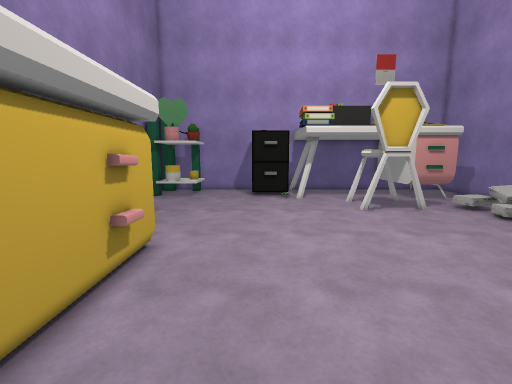
[1] (above)

22 first-person views from a walk through a Unity game level. The camera is 1.4 m above the floor, tilts 8° down and sees 90° across. The floor is counted in squares, 0.38 m on a side. Each view is taken from the middle of a square. On the plan, view 1 faces up. The plan holds only what a view shows up to about 20 squares ahead; the rest is blank. The player is left out.

[2]
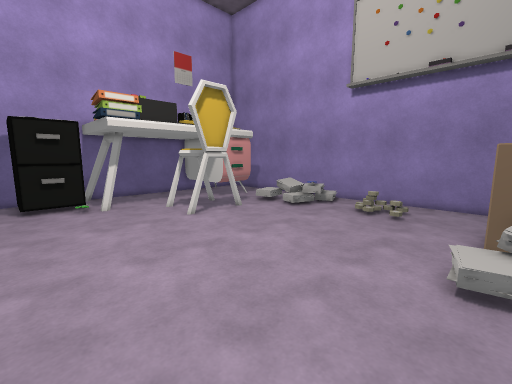

[3]
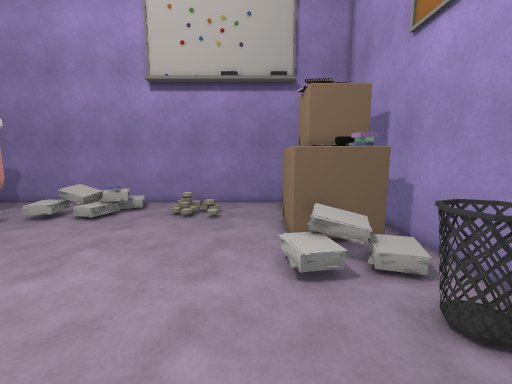

[4]
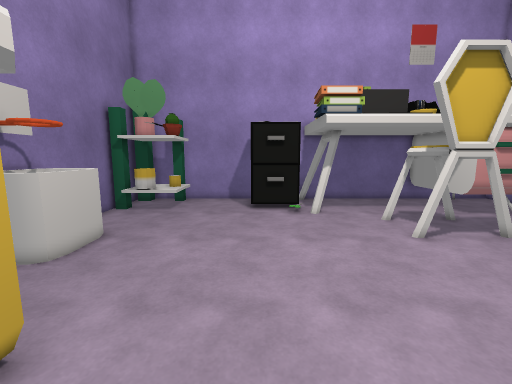

[5]
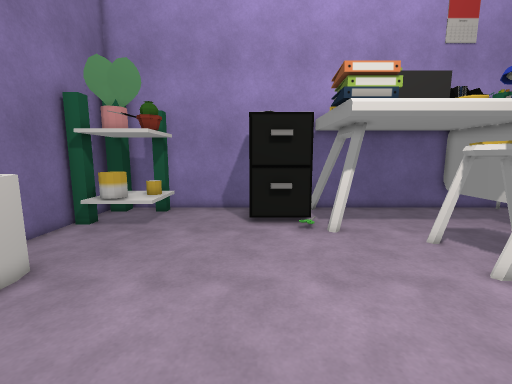

[6]
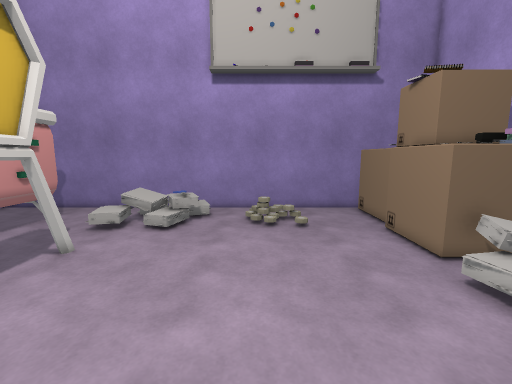

[7]
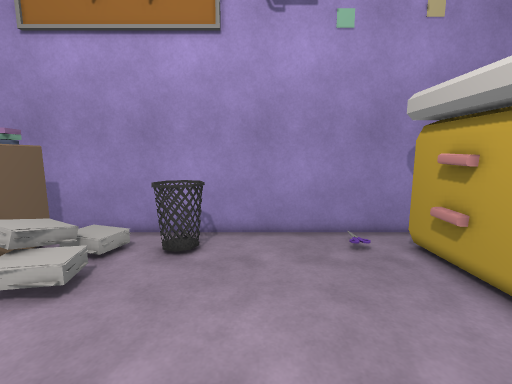

[8]
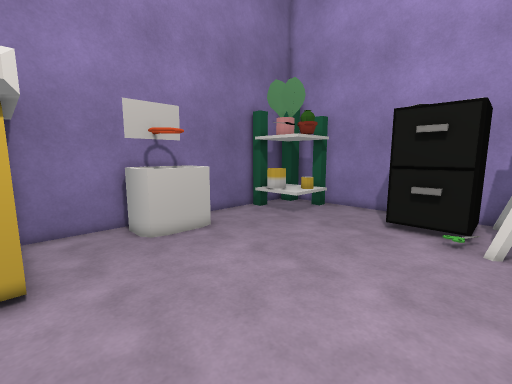

[9]
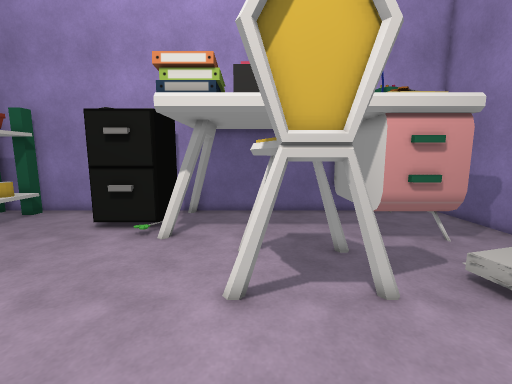

[10]
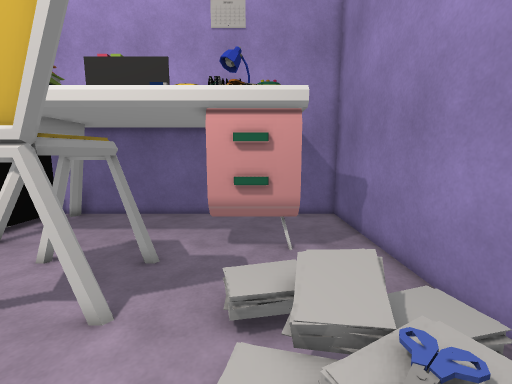

[11]
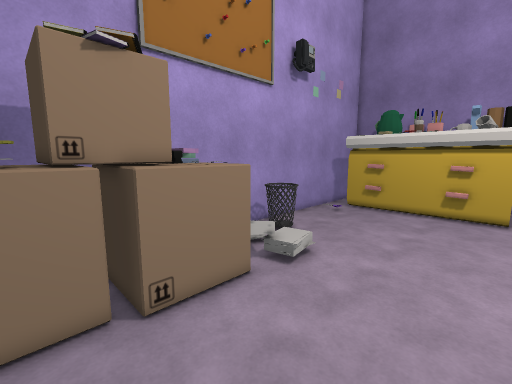

[12]
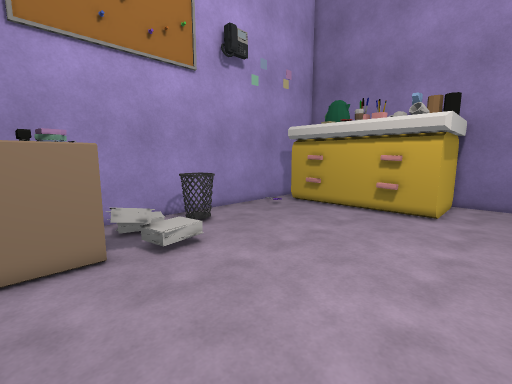

[13]
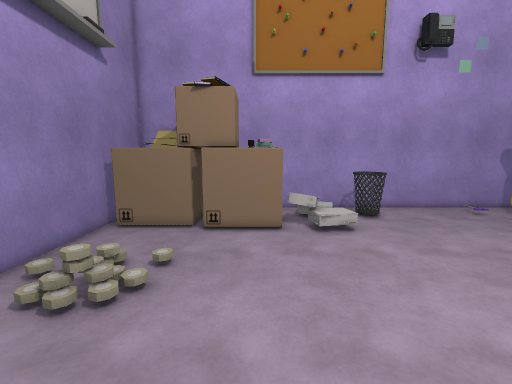

[14]
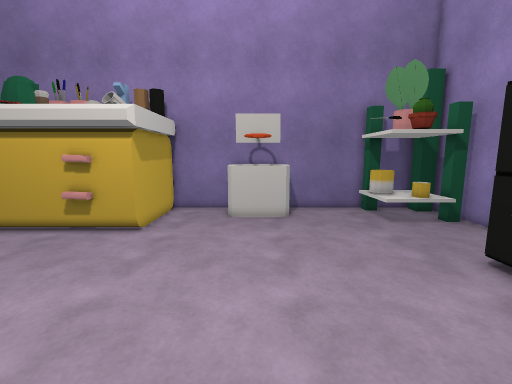

[15]
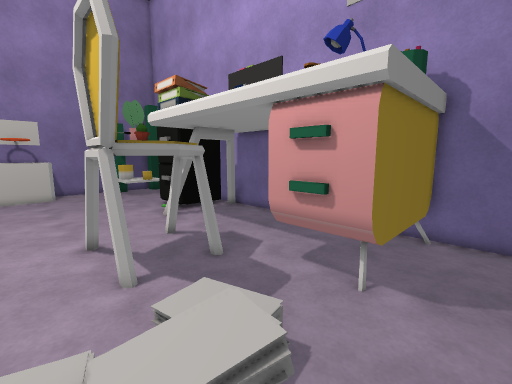

[16]
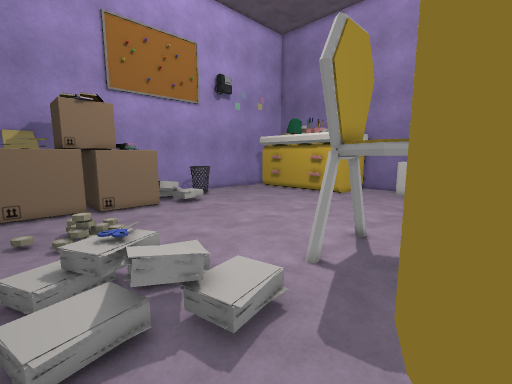

[17]
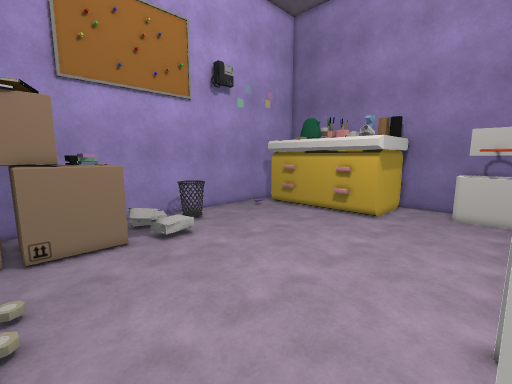

[18]
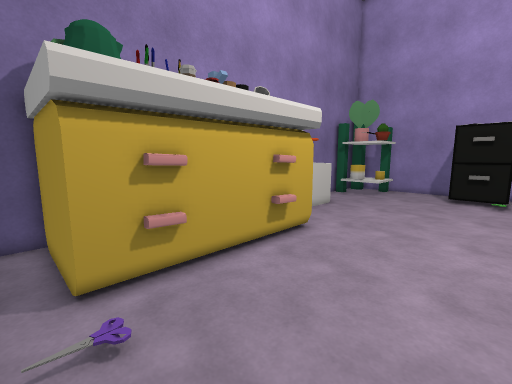

[19]
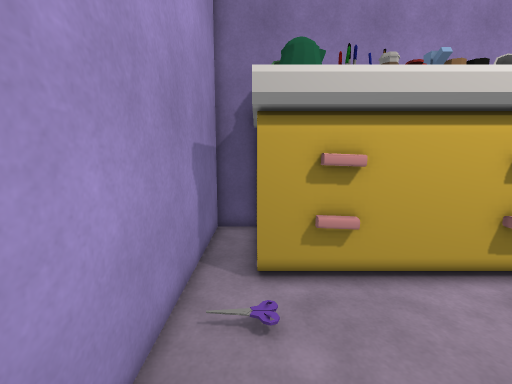

[20]
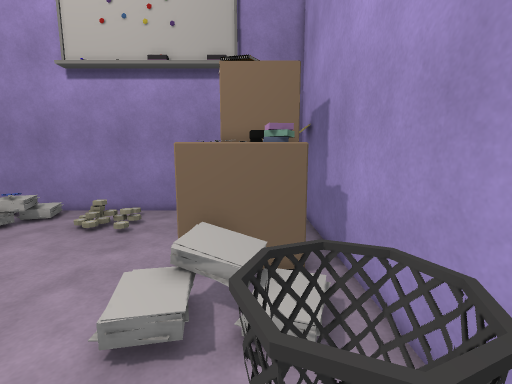

[21]
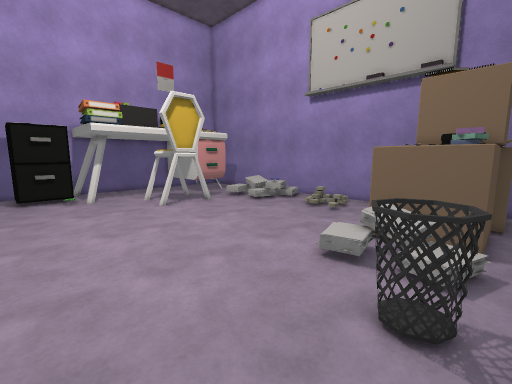

[22]
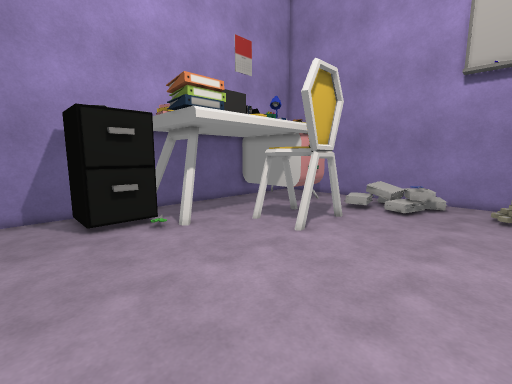

### Floor plan
Key: @ floor where view 1 was taken; # wall or solid block; . main floor; : floor 0.25 m higher than the main floor; + floor 0.5 m higher than the main floor; / step, stairs or slope; = window, fence, low wall or low ledge; C chair; A cabinet; B box; T thing the floor can be seen under or through; I bin; O other object.
Columns run from 10 left of view 1 to 20 right of it. Each row starts with its distance up from view 1.
 28     #####################  ####
 27     #.....   A##.......#   T..#
 26     ##....    .#.......#   T..#
 25     ##....   A.........#   T..#
 24 ######....AAAA.........#   T..#
 23 ##=###.....AA.##.......#   T..#
 22 #.............=........TTTTT..#
 21 #.................CCCC..TTT...#
 20 #.................CCCC........#
 19 #.................C  C........#
 18 #==#..............CCCC../::...#
 17 #  =..............CCCC...//O//#
 16 #  =......................+/ /#
 15 ###=.....................:// /#
 14 #==....................../++ /#
 13 #.........................../.#
 12 #.............................#
 11 #.............................#
 10 #######...................///.#
  9       #..................///./#
  8       #................../././#
  7       #.......................#
  6       #.......................#
  5       #.......................#
  4       #.......................#
  3       #...........OOOBBBBBBBBB#
  2       #............OOBBBBBBB  #
  1       #.......III.OO.BBBBBBB  #
  0 #######./.@...I.I.OO.B BBBBB  #
 -1 #......./......I.....BBBBBBB  #
 -2 ###############################

Where each view was taken, in squares from view 1:
view 1: 0 up, 0 right, facing up
view 2: 3 up, 1 left, facing up-right
view 3: 5 up, 0 right, facing right
view 4: 6 up, 0 right, facing up
view 5: 10 up, 0 right, facing up
view 6: 10 up, 2 right, facing right
view 7: 10 up, 2 right, facing down
view 8: 10 up, 4 right, facing up-left
view 9: 11 up, 8 right, facing up
view 10: 12 up, 15 right, facing up
view 11: 10 up, 17 right, facing down-left
view 12: 13 up, 13 right, facing down-left
view 13: 16 up, 12 right, facing down
view 14: 16 up, 8 right, facing left
view 15: 15 up, 19 right, facing up-left
view 16: 22 up, 19 right, facing down-left
view 17: 17 up, 15 right, facing down-left
view 18: 1 down, 3 right, facing up-left
view 19: 0 up, 3 right, facing left
view 20: 1 up, 3 right, facing right
view 21: 1 down, 1 left, facing up-right
view 22: 10 up, 3 left, facing up-right
